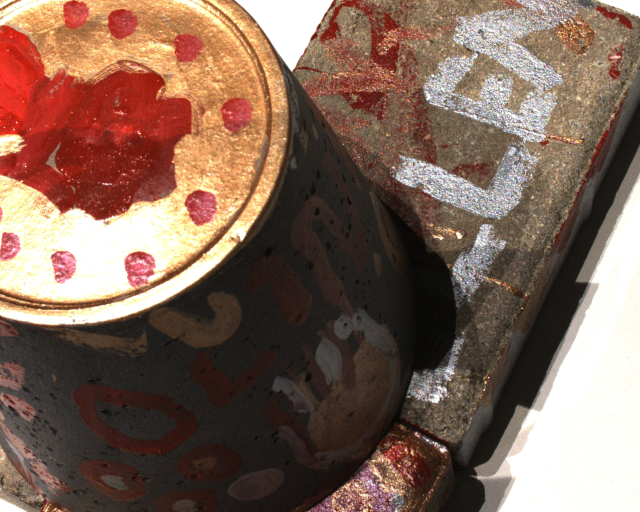
#> input picture demo/scan1_train/rect_001_0_r5000.png, 640 x 512 px; its folder holds 4 pictures in this run
$ python featurematch_SIFT.py   (Python 2 division)
#> lines starting #> are read from the running program, lines starting #| are printed output that depends on the picture
import numpy as np
import cv2 as cv
import matplotlib.pyplot as plt

for i in range(1, 20):
    if i < 10:
        img1 = cv.imread('scan1_train/rect_00'+str(i)+'_0_r5000.png',cv.IMREAD_GRAYSCALE)
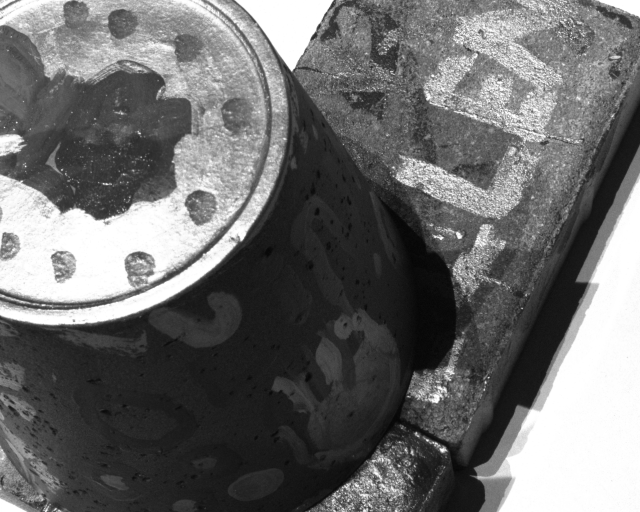
#> img1: shape (512, 640); min 5, max 255, mean 108.2
    else:
        img1 = cv.imread('scan1_train/rect_0'+str(i)+'_0_r5000.png',cv.IMREAD_GRAYSCALE)
    if i + 1 < 10:
        img2 = cv.imread('scan1_train/rect_00'+str(i+1)+'_0_r5000.png',cv.IMREAD_GRAYSCALE)
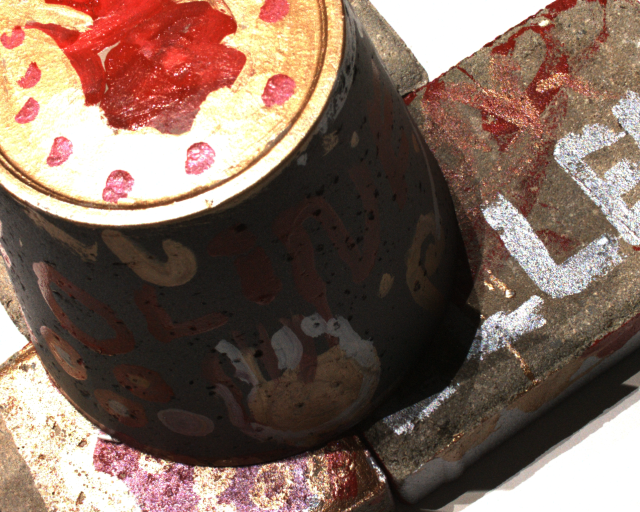
#> input picture demo/scan1_train/rect_002_0_r5000.png, 640 x 512 px
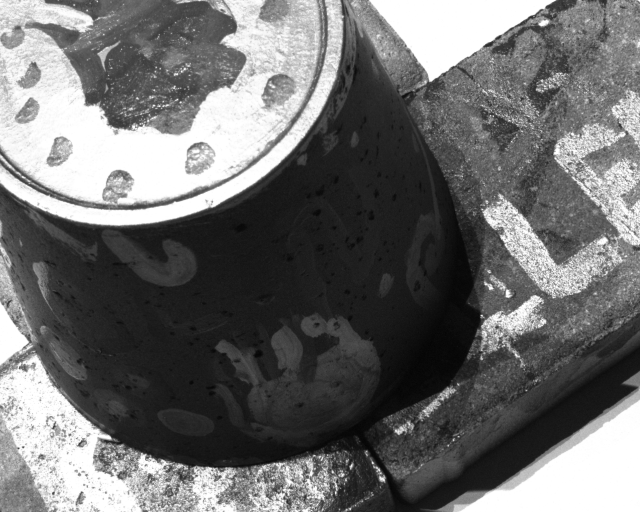
#> img2: shape (512, 640); min 4, max 255, mean 110
    else:
        img2 = cv.imread('scan1_train/rect_0'+str(i+1)+'_0_r5000.png',cv.IMREAD_GRAYSCALE)

    # Initiate SIFT detector
    sift = cv.SIFT_create()

    # find the keypoints and descriptors with SIFT
    kp1, des1 = sift.detectAndCompute(img1,None)
#> kp1 = 2120 keypoints; strongest (x, y, size): (443, 450, 4.1), (459, 236, 3.8), (43, 305, 1.8), (441, 238, 2.5)
    kp2, des2 = sift.detectAndCompute(img2,None)
#> kp2 = 2300 keypoints; strongest (x, y, size): (382, 479, 4.2), (53, 493, 1.8), (351, 466, 2.4), (508, 294, 4.3)
    # BFMatcher with default params
    bf = cv.BFMatcher()
    matches = bf.knnMatch(des1,des2,k=2)
#> matches = 2120 matches
    # Apply ratio test
    good = []
    for m,n in matches:
        if m.distance < 0.75*n.distance:
            good.append([m])
#> after the loop, good = 327 matches
    # cv.drawMatchesKnn expects list of lists as matches.
    img3 = cv.drawMatchesKnn(img1,kp1,img2,kp2,good,None,flags=cv.DrawMatchesFlags_NOT_DRAW_SINGLE_POINTS)
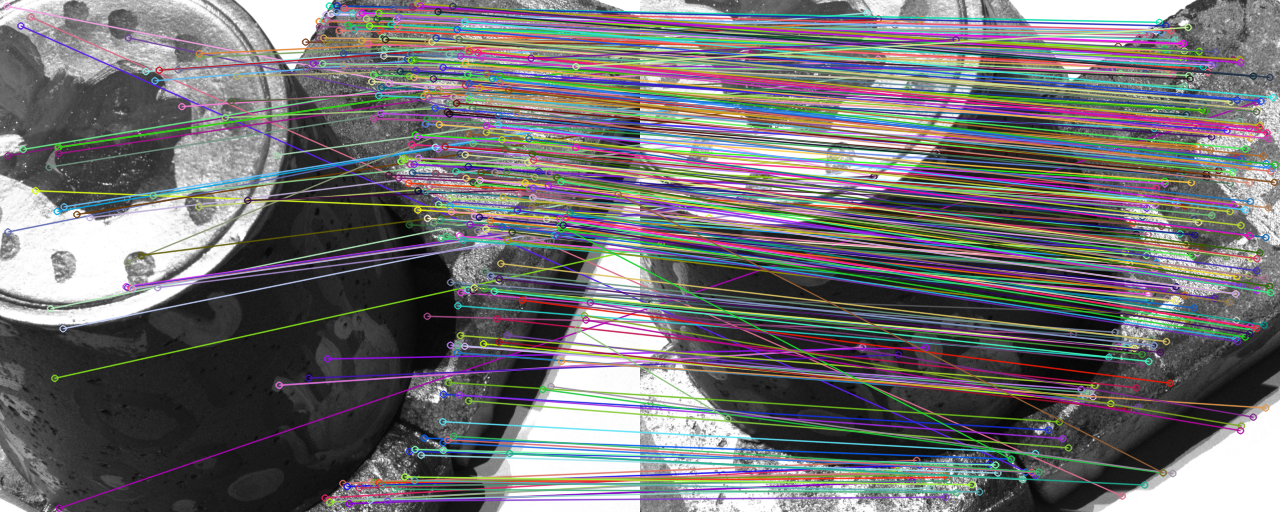
#> img3: shape (512, 1280, 3); mean of channels 0, 1, 2 113.5, 112.1, 113.7; drawn as B, G, R
    #plt.imshow(img3),plt.show()
    cv.imwrite('output/out_'+str(i)+'_'+str(i+1)+'.png', img3)
#> pass 2 of the loop `for i in range(1, 20):`:
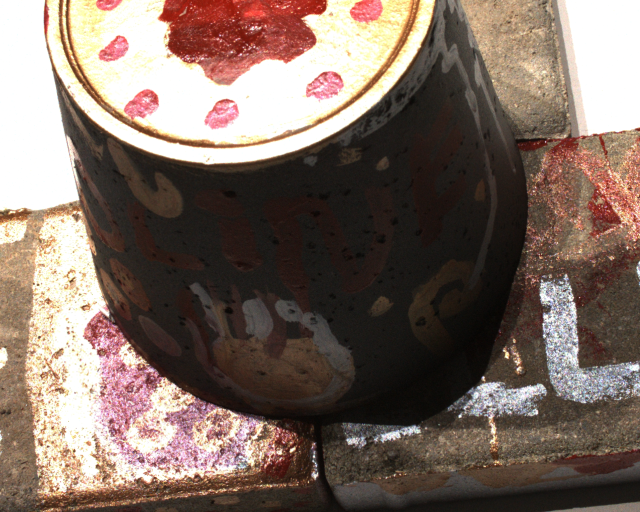
#> input picture demo/scan1_train/rect_003_0_r5000.png, 640 x 512 px
#> `img2 = cv.imread('scan1_train/rect_00'+str(i+1)+'_0_r5000.png',cv.IMRE..`:
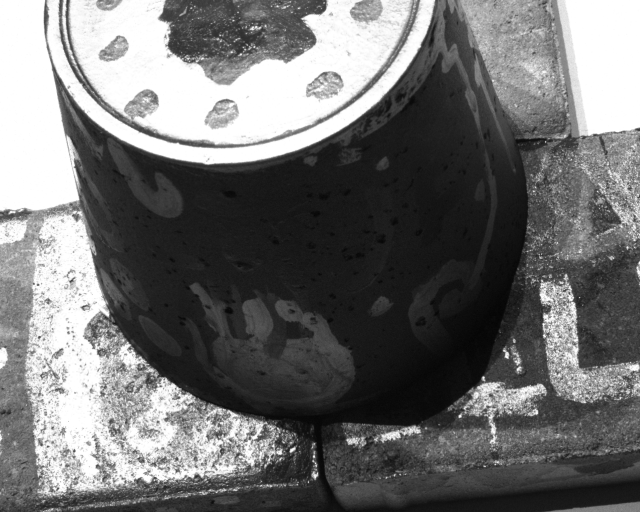
#> img2: shape (512, 640); min 4, max 255, mean 112.3
#> kp1 has the same summary as kp2
#> kp2 = 2157 keypoints; strongest (x, y, size): (460, 416, 2.1), (292, 450, 2.8), (315, 475, 4.2), (483, 378, 2.1)
#> matches = 2300 matches
#> after the loop `for m,n in matches:`: good = 318 matches
#> `img3 = cv.drawMatchesKnn(img1,kp1,img2,kp2,good,None,flags=cv.DrawMatc..`:
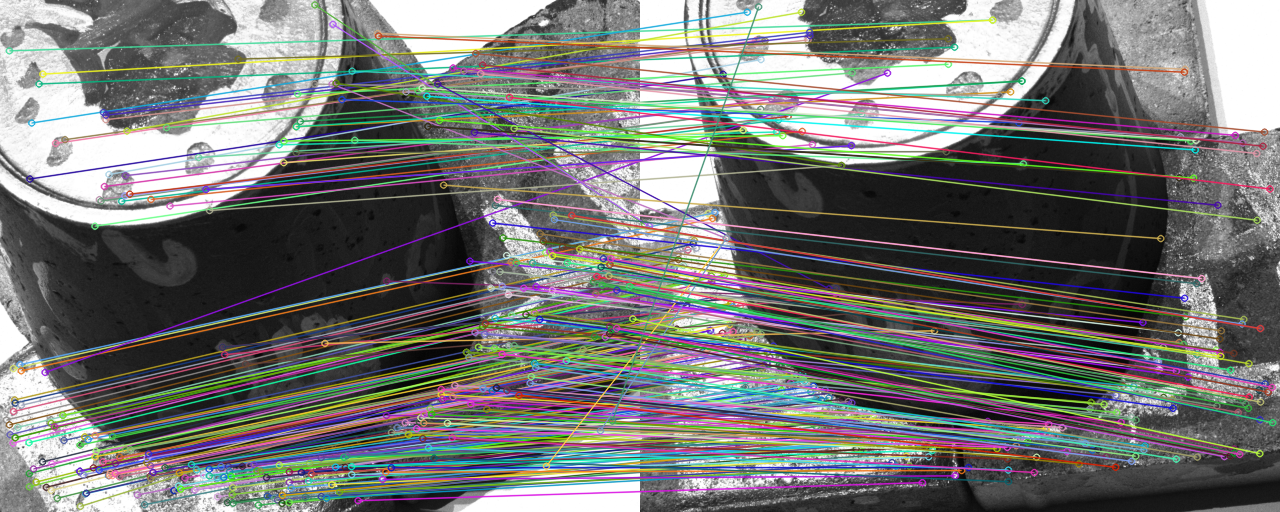
#> img3: shape (512, 1280, 3); mean of channels 0, 1, 2 115.2, 116.8, 116.2; drawn as B, G, R
#> pass 3 of the loop `for i in range(1, 20):`:
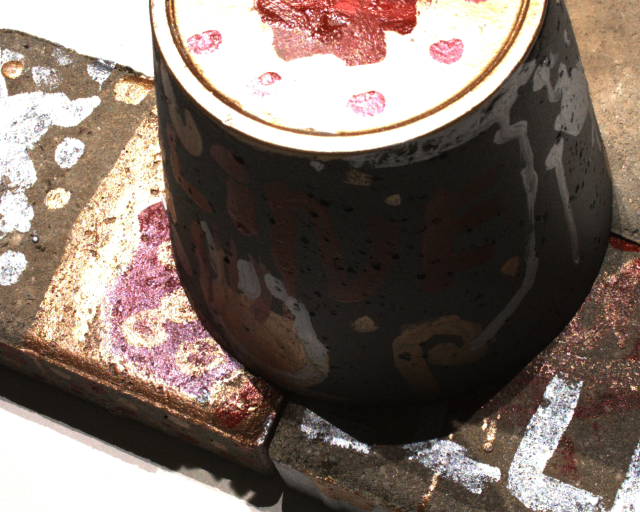
#> input picture demo/scan1_train/rect_004_0_r5000.png, 640 x 512 px
#> `img2 = cv.imread('scan1_train/rect_00'+str(i+1)+'_0_r5000.png',cv.IMRE..`:
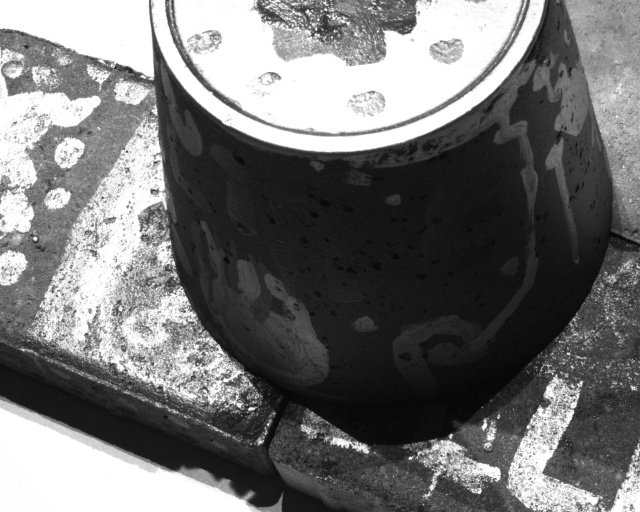
#> img2: shape (512, 640); min 5, max 255, mean 114.8
#> kp1 has the same summary as kp2
#> kp2 = 2309 keypoints; strongest (x, y, size): (410, 458, 2.2), (35, 239, 2.5), (451, 436, 2.7), (251, 409, 2.8)
#> matches = 2157 matches
#> after the loop `for m,n in matches:`: good = 450 matches
#> `img3 = cv.drawMatchesKnn(img1,kp1,img2,kp2,good,None,flags=cv.DrawMatc..`:
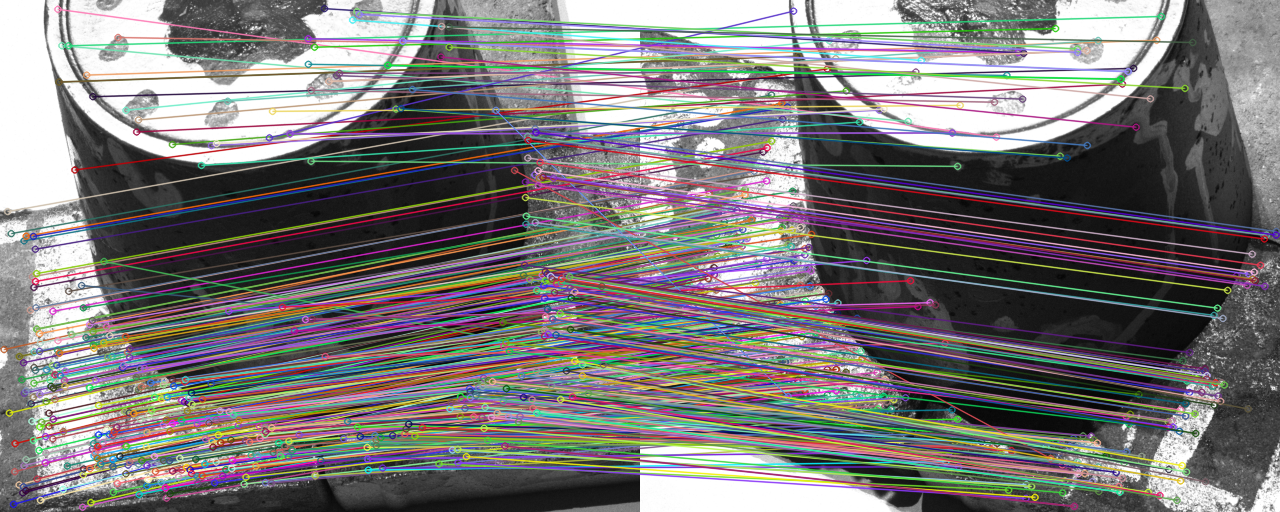
#> img3: shape (512, 1280, 3); mean of channels 0, 1, 2 120, 119.8, 122.6; drawn as B, G, R
#> (the run stopped early here; a loop or call above may not have finished)
